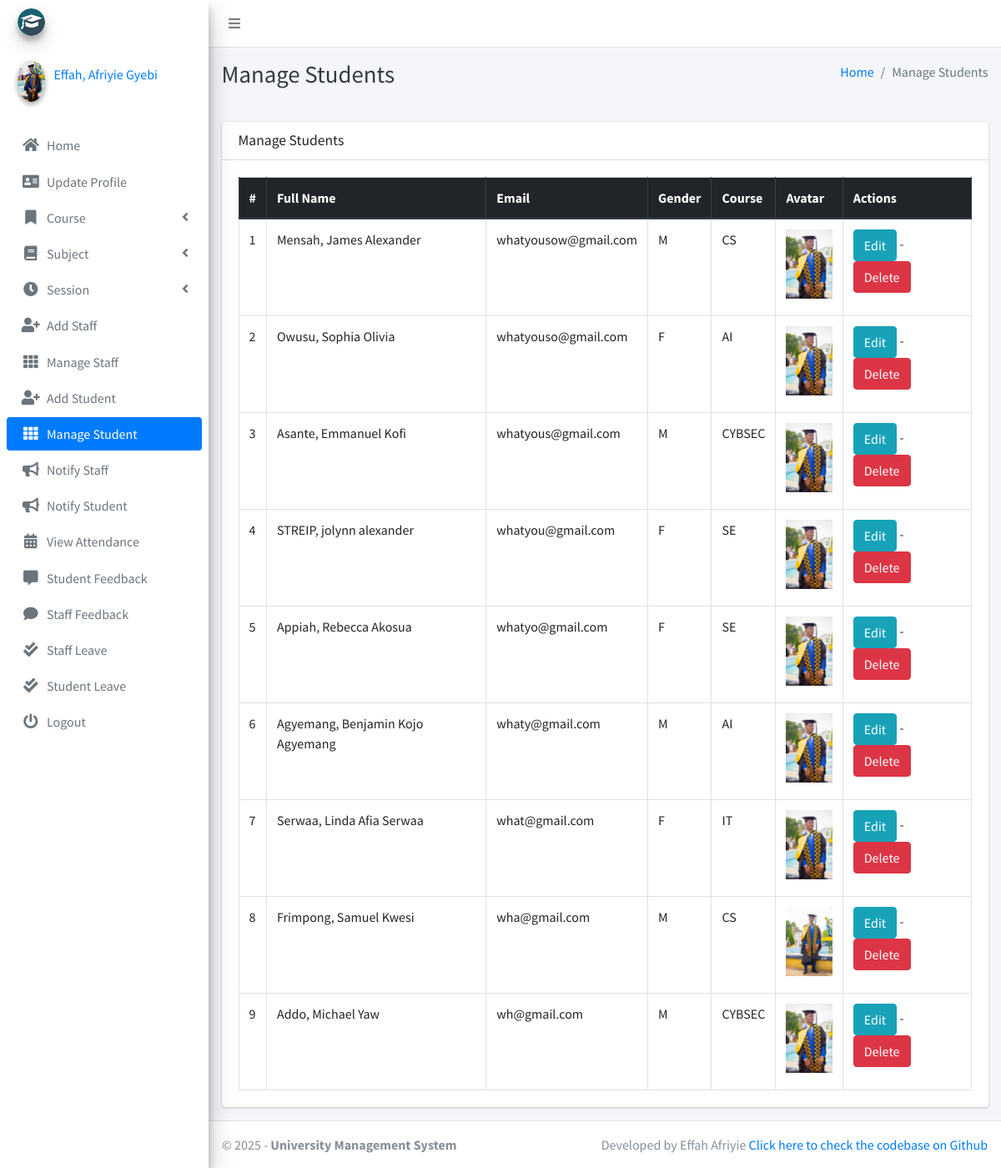
Page /student/manage/ (signed in) on the committed database.
### main_app/models.py (models this page shows, shortened)
class CustomUser(AbstractUser):
    USER_TYPE = ((1, "HOD"), (2, "Staff"), (3, "Student"))
    GENDER = [("M", "Male"), ("F", "Female")]
    username = None  # Removed username, using email instead
    email = models.EmailField(unique=True)
    user_type = models.CharField(default=1, choices=USER_TYPE, max_length=1)
    gender = models.CharField(max_length=1, choices=GENDER)
    profile_pic = models.ImageField()
    address = models.TextField()
    fcm_token = models.TextField(default="")  # For firebase notifications
    created_at = models.DateTimeField(auto_now_add=True)
    updated_at = models.DateTimeField(auto_now=True)
    USERNAME_FIELD = "email"
    REQUIRED_FIELDS = []
    objects = CustomUserManager()
    def __str__(self):
        return self.last_name + ", " + self.first_name

class Student(models.Model):
    admin = models.OneToOneField(CustomUser, on_delete=models.CASCADE)
    course = models.ForeignKey(Course, on_delete=models.DO_NOTHING, null=True, blank=False)
    session = models.ForeignKey(Session, on_delete=models.DO_NOTHING, null=True)

class Course(models.Model):
    name = models.CharField(max_length=120)
    created_at = models.DateTimeField(auto_now_add=True)
    updated_at = models.DateTimeField(auto_now=True)

### main_app/hod_views.py (the view)
# urls.py: path("student/manage/", hod_views.manage_student, name='manage_student'),
def manage_student(request):
    students = CustomUser.objects.filter(user_type=3)
    context = {
        'students': students,
        'page_title': 'Manage Students'
    }
    return render(request, "hod_template/manage_student.html", context)

### main_app/templates/hod_template/manage_student.html
{% extends 'main_app/base.html' %}
{% load static %}
{% block page_title %}{{page_title}}{% endblock page_title %}
{% block content %}
<section class="content">
    <div class="container-fluid">
        <div class="row">
            <div class="col-md-12">
                <div class="card">
                    <div class="card-header">
                        <h3 class="card-title">{{page_title}}</h3>
                    </div>
                    <div class="card-body">
                        <table id="example2" class="table table-bordered table-hover">
                            <thead class="thead-dark">
                                <tr>
                                    <th>#</th>
                                    <th>Full Name</th>
                                    <th>Email</th>
                                    <th>Gender</th>
                                    <th>Course</th>
                                    <th>Avatar</th>
                                    <th>Actions</th>
                                </tr>
                            </thead>
                            <tbody>
                                {% for student in students %}
                                <tr>
                                    <td>{{ forloop.counter }}</td>
                                    <td>{{student.last_name}}, {{student.first_name}}</td>
                                    <td>{{student.email}}</td>
                                    <td>{{student.gender}}</td>
                                    <td>{{student.student.course.name}}</td>
                                    <td>
                                        {% if student.profile_pic == ""  %}
                                        No Image
                                        {% else %}
                                        <img class="img img-fluid mb-2" height="56" width="56"
                                            src="{{student.profile_pic}}" alt="">
                                        {% endif %}
                                    </td>
                                    <td><a href="{% url 'edit_student' student.student.id %}" class="btn btn-info">Edit</a> -
                                        <a href="{% url 'delete_student' student.student.id %}" class="btn btn-danger" onclick="return confirm('Are you sure about this ?')">Delete</a>
                                    </td>
                                </tr>
                                {% endfor %}
                            </tbody>
                        </table>
                    </div>
                </div>
            </div>
        </div>
    </div>
</section>
{% endblock content %}

### main_app/templates/main_app/sidebar_template.html (shortened to what this page needs)
{% load static %}
    <aside class="main-sidebar sidebar-primary elevation-4">
    {% if request.user.user_type == '1' %}
    <a href="{% url 'admin_home' %}" class="brand-link">
        <img src="{% static 'dist/img/cmsl.png' %} " alt="AdminLTE Logo"
            class="brand-image img-circle elevation-3" >
        <span class="brand-text font-weight-light">Admin Panel</span>
    </a>
    <div class="sidebar">
        <div class="user-panel mt-3 pb-3 mb-3 d-flex">
            <div class="image">
                <img src="{{ request.user.profile_pic}}" class="img-circle elevation-2" alt="User Image">
            </div>
            <div class="info">
                <a href="#" class="d-block">{{user}}</a>
            </div>
        </div>
        <nav class="mt-2">
            <ul class="nav nav-pills nav-sidebar flex-column" data-widget="treeview" role="menu" data-accordion="false">
                <li class="nav-item">
                    {% url 'admin_home' as admin_home %}
                    <a href="{{admin_home}}" class="nav-link {% if admin_home == request.path %} active {% endif %}">
                        <i class="nav-icon fas fa-home"></i>
                        <p>
                            Home
                        </p>
                    </a>
                </li>
                <li class="nav-item">
                    {% url 'admin_view_profile' as admin_view_profile %}
                    <a href="{{admin_view_profile}}"
                        class="nav-link {% if admin_view_profile == request.path %} active {% endif %}">
                        <i class="nav-icon fas fa-address-card"></i>
                        <p>
                            Update Profile
                        </p>
                    </a>
                </li>
                <li class="nav-item has-treeview">
                    <a href="#" class="nav-link">
                        <i class="nav-icon fas fa-bookmark"></i>
                        <p>
                            Course
                            <i class="fas fa-angle-left right"></i>
                        </p>
                    </a>
                </li>
                <li class="nav-item has-treeview">
                    <a href="#" class="nav-link">
                        <i class="nav-icon fas fa-book"></i>
                        <p>
                            Subject
                            <i class="fas fa-angle-left right"></i>
                        </p>
                    </a>
                </li>
                <li class="nav-item has-treeview">
                    <a href="#" class="nav-link">
                        <i class="nav-icon fas fa-clock"></i>
                        <p>
                            Session
                            <i class="fas fa-angle-left right"></i>
                        </p>
                    </a>
                </li>
                <li class="nav-item">
                    {% url 'add_staff' as add_staff %}
                    <a href="{{add_staff}}" class="nav-link {% if add_staff == request.path %} active {% endif %}">
                        <i class="nav-icon fas fa-user-plus"></i>
                        <p>
                            Add Staff
                        </p>
                    </a>
                </li>
                <li class="nav-item">
                    {% url 'manage_staff' as manage_staff %}
                    {% url 'edit_staff' staff_id as edit_staff %}
                    <a href="{{manage_staff}}"
                        class="nav-link {% if manage_staff == request.path or request.path == edit_staff %} active {% endif %}">
                        <i class="nav-icon fas fa-th"></i>
                        <p>
                            Manage Staff
                        </p>
                    </a>
                </li>
                <li class="nav-item">
                    {% url 'add_student' as add_student%}
                    <a href="{{add_student}}" class="nav-link  {% if add_student == request.path %} active {% endif %}">
                        <i class="nav-icon fas fa-user-plus"></i>
                        <p>
                            Add Student
                        </p>
                    </a>
                </li>
                <li class="nav-item">
                    {% url 'manage_student' as manage_student %}
                    {% url 'edit_student' student_id as edit_student %}
                    <a href="{{manage_student}}"
                        class="nav-link  {% if edit_student == request.path or manage_student == request.path %} active {% endif %}">
                        <i class="nav-icon fas fa-th"></i>
                        <p>
                            Manage Student
                        </p>
                    </a>
                </li>
                <li class="nav-item">
                    {% url 'admin_notify_staff' as admin_notify_staff %}
                    <a href="{{admin_notify_staff}}"
                        class="nav-link {% if admin_notify_staff == request.path %} active {% endif %}">
                        <i class="nav-icon fas fa-bullhorn"></i>
                        <p>
                            Notify Staff
                        </p>
                    </a>
                </li>
                <li class="nav-item">
                    {% url 'admin_notify_student' as admin_notify_student %}
                    <a href="{{admin_notify_student}}"
                        class="nav-link {% if admin_notify_student == request.path %} active {% endif %}">
                        <i class="nav-icon fas fa-bullhorn"></i>
                        <p>
                            Notify Student
                        </p>
                    </a>
                </li>
                <li class="nav-item">
                    {% url 'admin_view_attendance' as admin_view_attendance %}
                <li class="nav-item">
                    <a href="{{admin_view_attendance}}"
                        class="nav-link  {% if admin_view_attendance == request.path %} active {% endif %}">
                        <i class="nav-icon fas fa-calendar-alt"></i>
                        <p>
                            View Attendance
                        </p>
                    </a>
                </li>
                <li class="nav-item">
                    {% url 'student_feedback_message' as student_feedback_message %}
                    <a href="{{ student_feedback_message }}"
                        class="nav-link  {% if student_feedback_message == request.path %} active {% endif %}">
                        <i class="nav-icon fas fa-comment-alt"></i>
                        <p>
                            Student Feedback
                        </p>
                    </a>
                </li>
                <li class="nav-item">
                    {% url 'staff_feedback_message' as staff_feedback_message %}
                    <a href="{{staff_feedback_message}}"
                        class="nav-link   {% if staff_feedback_message == request.path %} active {% endif %}">
                        <i class="nav-icon fas fa-comment"></i>
                        <p>
                            Staff Feedback
                        </p>
                    </a>
                </li>
                <li class="nav-item">
                    {% url 'view_staff_leave' as view_staff_leave %}
                    <a href="{{view_staff_leave}}"
                        class="nav-link  {% if view_staff_leave == request.path %} active {% endif %}">
                        <i class="nav-icon fas fa-check-double"></i>
                        <p>
                            Staff Leave
                        </p>
                    </a>
                </li>
                <li class="nav-item">
                    {% url 'view_student_leave' as view_student_leave %}
                    <a href="{% url 'view_student_leave' %}"
                        class="nav-link  {% if view_student_leave == request.path %} active {% endif %}">
                        <i class="nav-icon fas fa-check-double"></i>
                        <p>
                            Student Leave
                        </p>
                    </a>
                </li>
                                        {% endif %}
                                        <li class="nav-item">
                                            <a href="{% url 'user_logout' %}"
                                                onclick="return confirm('Your session would be terminated.\n\nProceed?')"
                                                class="nav-link">
                                                <i class="nav-icon fas fa-power-off"></i>
                                                <p>
                                                    Logout
                                                </p>
                                            </a>
                                        </li>
                                    </ul>
                                </nav>
                            </div>
</aside>

### rows in the picture
CustomUser: last_name+first_name "Effah, Afriyie Gyebi"
CustomUser: last_name "Mensah", first_name "James Alexander", email "whatyousow@gmail.com", gender "M", student.course.name "CS", profile_pic (picture)
CustomUser: last_name "Owusu", first_name "Sophia Olivia", email "whatyouso@gmail.com", gender "F", student.course.name "AI", profile_pic (picture)
CustomUser: last_name "Asante", first_name "Emmanuel Kofi", email "whatyous@gmail.com", gender "M", student.course.name "CYBSEC", profile_pic (picture)
CustomUser: last_name "STREIP", first_name "jolynn alexander", email "whatyou@gmail.com", gender "F", student.course.name "SE", profile_pic (picture)
CustomUser: last_name "Appiah", first_name "Rebecca Akosua", email "whatyo@gmail.com", gender "F", student.course.name "SE", profile_pic (picture)
CustomUser: last_name "Agyemang", first_name "Benjamin Kojo Agyemang", email "whaty@gmail.com", gender "M", student.course.name "AI", profile_pic (picture)
CustomUser: last_name "Serwaa", first_name "Linda Afia Serwaa", email "what@gmail.com", gender "F", student.course.name "IT", profile_pic (picture)
CustomUser: last_name "Frimpong", first_name "Samuel Kwesi", email "wha@gmail.com", gender "M", student.course.name "CS", shows a picture
CustomUser: last_name "Addo", first_name "Michael Yaw", email "wh@gmail.com", gender "M", student.course.name "CYBSEC", profile_pic (picture)

### other values in the picture
{{ page_title }} "Manage Students"
